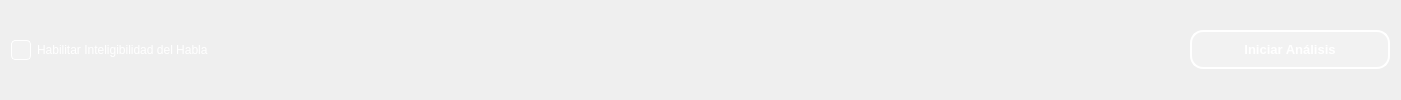
           <widget class="QFrame" name="frBottom3">
            <property name="minimumSize">
             <size>
              <width>0</width>
              <height>60</height>
             </size>
            </property>
            <property name="styleSheet">
             <string notr="true">QPushButton {
    background-color: rgba(255, 255, 255, 0.2);
    border: 2px solid white;
    color: white;
    font-weight: bold;
	font-size: 18px;
    border-radius: 15px;
    padding: 10px;
}
QPushButton:hover {
    background-color: rgba(255, 255, 255, 0.4);
}
QPushButton:pressed {
    background-color: white;
}

QCheckBox {
    background: transparent;
	color: white;
}
QCheckBox::indicator {

    border: 1px solid white;
    width: 18px;
    height: 18px;
    border-radius: 4px;
    background: rgba(255, 255, 255, 0.2); /* Fondo sutil */
}

/* Hover para dar efecto visual */
QCheckBox::indicator:hover {
    background: rgba(255, 255, 255, 0.4);
}

/* Aquí NO se usa 'image', así Qt usa el chulito predeterminado */
QCheckBox::indicator:checked {
    background: rgba(255, 255, 255, 0.8);
    border: 2px solid white;
}


</string>
            </property>
            <property name="frameShape">
             <enum>QFrame::NoFrame</enum>
            </property>
            <layout class="QHBoxLayout" name="horizontalLayout_19">
             <item>
              <widget class="QCheckBox" name="checkInteligibilidadOpcion">
               <property name="text">
                <string>Habilitar Inteligibilidad del Habla</string>
               </property>
              </widget>
             </item>
             <item>
              <spacer name="horizontalSpacer_3">
               <property name="orientation">
                <enum>Qt::Horizontal</enum>
               </property>
               <property name="sizeHint" stdset="0">
                <size>
                 <width>285</width>
                 <height>20</height>
                </size>
               </property>
              </spacer>
             </item>
             <item>
              <widget class="QLabel" name="labelError">
               <property name="sizePolicy">
                <sizepolicy hsizetype="Expanding" vsizetype="Preferred">
                 <horstretch>0</horstretch>
                 <verstretch>0</verstretch>
                </sizepolicy>
               </property>
               <property name="minimumSize">
                <size>
                 <width>400</width>
                 <height>0</height>
                </size>
               </property>
               <property name="styleSheet">
                <string notr="true">QLabel {
    color: white;  /* Letras en blanco */
    font-size: 14px;
    font-weight: bold;
}</string>
               </property>
               <property name="text">
                <string/>
               </property>
               <property name="wordWrap">
                <bool>true</bool>
               </property>
              </widget>
             </item>
             <item>
              <spacer name="horizontalSpacer_4">
               <property name="orientation">
                <enum>Qt::Horizontal</enum>
               </property>
               <property name="sizeHint" stdset="0">
                <size>
                 <width>284</width>
                 <height>20</height>
                </size>
               </property>
              </spacer>
             </item>
             <item>
              <widget class="QPushButton" name="botonIniciarAnalisis">
               <property name="minimumSize">
                <size>
                 <width>200</width>
                 <height>0</height>
                </size>
               </property>
               <property name="maximumSize">
                <size>
                 <width>200</width>
                 <height>16777215</height>
                </size>
               </property>
               <property name="styleSheet">
                <string notr="true">QPushButton {
    background-color: rgba(255, 255, 255, 0.2);
    border: 2px solid white;
    color: white;
    font-weight: bold;
	font-size: 13px;
    border-radius: 13px;
    padding: 10px;
}
QPushButton:hover {
    background-color: rgba(255, 255, 255, 0.4);
}
QPushButton:pressed {
    background-color: white;
}</string>
               </property>
               <property name="text">
                <string>Iniciar Análisis</string>
               </property>
              </widget>
             </item>
            </layout>
           </widget>
